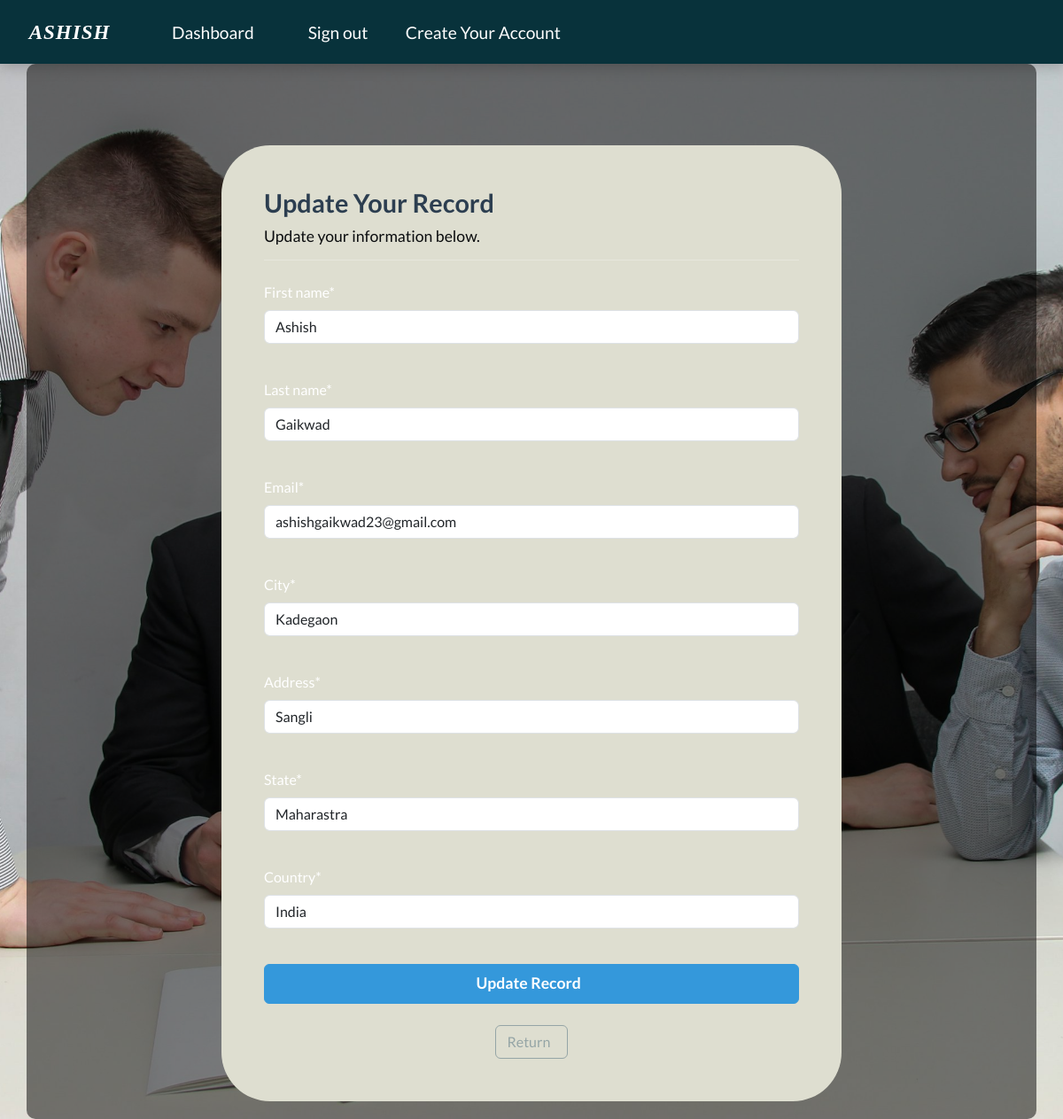
The app's page /update-record/1 (signed in) with its own data.
### webapp/models.py (models this page shows, shortened)
class Record(models.Model):
    creation_date = models.DateTimeField(auto_now_add=True)
    first_name = models.CharField(max_length=100)
    last_name = models.CharField(max_length=100)
    email = models.CharField(max_length=225)
    city = models.CharField(max_length=225)
    address = models.CharField(max_length=255)
    state = models.CharField(max_length=200)
    country = models.CharField(max_length=125)

### webapp/views.py (the view)
# urls.py: path('update-record/<int:pk>',views.update_record,name='update-record'),
@login_required(login_url='my-login')
def update_record(request, pk):
    record = Record.objects.get(id=pk)
    form = UpdateRecordForm(instance=record)
    if request.method == 'POST':
        form = UpdateRecordForm(request.POST, instance=record)
        if form.is_valid():
            form.save()
            messages.success(request, "Your record was updated!")
            return redirect("dashboard")
    context = {'form':form}
    return render(request, 'webapp/update-record.html', context=context)

### webapp/forms.py
class UpdateRecordForm(forms.ModelForm):
    class Meta:
        model = Record
        fields =['first_name','last_name','email', 'city','address', 'state', 'country']

### webapp/templates/webapp/update-record.html (shortened to what this page needs)
{% extends 'webapp/base.html' %} {% load crispy_forms_tags %} {% block content %}
<body>
    <div class="container custom-container shadow-md p-5 mt-5">
        <h3 class="text-primary title">Update Your Record</h3>
        <h5 class="subtitle">Update your information below.</h5>
        <hr class="mb-4">
        <form method="POST" autocomplete="off" class="fade-in">
            {% csrf_token %} {{ form.first_name|as_crispy_field }}
            <br> {{ form.last_name|as_crispy_field }}
            <br> {{ form.email|as_crispy_field }}
            <br> {{ form.city|as_crispy_field }}
            <br> {{ form.address|as_crispy_field }}
            <br> {{ form.state|as_crispy_field }}
            <br> {{ form.country|as_crispy_field }}
            <br>
            <button type="submit" class="btn btn-info w-100 btn-block p-2 animated-btn">
        Update Record &nbsp;
      </button>
        </form>
        <div class="text-center mt-4">
            <a href="{% url 'dashboard' %}" class="btn btn-outline-secondary mx-2">Return &nbsp; </a>
        </div>
    </div>
</body>
{% endblock %}

### webapp/templates/webapp/update-record.html (style rules this page uses)
.custom-container { background-color: #deded0; border-radius: 55px; padding: 40px 30px; max-width: 700px; margin: auto; animation: slide-down 0.6s ease-out; }
.title { font-weight: 700; font-size: 1.8em; margin-bottom: 10px; animation: fade-in 1.2s ease-out; }
.subtitle { font-weight: 500; color: #0a0c0e; font-size: 1.1em; animation: fade-in 1.5s ease-out; }
.fade-in { opacity: 0; animation: fade-in 1s forwards; }
.animated-btn { transition: all 0.3s ease; font-weight: 600; font-size: 1.1em; }

### records on screen
Record: first_name "Ashish", last_name "Gaikwad", email "ashishgaikwad23@gmail.com", city "Kadegaon", address "Sangli", state "Maharastra", country "India"
